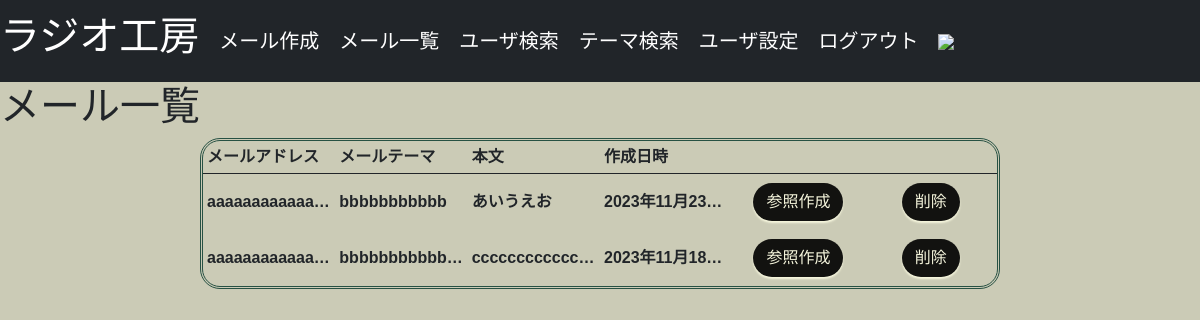
Screenshot of /mail_list (signed in) with the database file from the repository.
### flaskr/models.py (models this page shows, shortened)
class Mail(db.Model):
    __tablename__ = 'mail'
    id = db.Column(db.Integer, primary_key=True)
    user_id = db.Column(db.Integer, db.ForeignKey('users.id'), nullable=False)
    to_email = db.Column(db.String(64), index=True)
    mail_topic = db.Column(db.String(50), index=True, nullable=True)
    mail_message = db.Column(db.String(800), nullable=True)
    create_at = db.Column(db.DateTime, default=datetime.now)
    @classmethod
    def select_mail_by_user_id(cls, user_id):
        return cls.query.filter(cls.user_id==user_id).order_by(desc(cls.create_at)).all()

### flaskr/views.py (the view)
@bp.route('/mail_list')
def mail_list():
    mail_list = Mail.select_mail_by_user_id(current_user.get_id())
    return render_template('mail_list.html', mail_list = mail_list)

### flaskr/models.py (called while the page is built)
@login_manager.user_loader
def load_user(user_id):
    return User.query.get(user_id)

### flaskr/templates/mail_list.html (shortened to what this page needs)
{% from "_formhelpers.html" import render_field %}
{% extends "base.html" %}
{% block content %}
<h1>メール一覧</h1>
<div class="col-lg-8 offset-lg-2">
    <div class="table-responsive">
        <table class="table table-sm">
            <thead>
                <th>メールアドレス</th>
                <th>メールテーマ</th>
                <th>本文</th>
                <th>作成日時</th>
                <th></th>
                <th></th>
            </thead>
            <tbody>
            {% for mail in mail_list %}
                <tr>
                    <td class = "m_list">{{ mail.to_email }}</td>
                    <td class = "m_list">{{ mail.mail_topic }}</td>
                    <td class = "m_list">{{ mail.mail_message }}</td>
                    <td class = "m_list">{{ mail.create_at.strftime('%Y年%m月%d日 %H:%m') }}</td>
                    <td class = "m_list m_list_btn"><a href="{{ url_for('app.mail2', id = mail.id) }}" class="btn btn-link">参照作成</a></td>
                    <td class = "m_list m_list_btn"><a href="{{ url_for('app.mail_delete', id = mail.id) }}" class="btn btn-link">削除</a></td>
                </tr>
            {% endfor %}
            </tbody>
        </table>
    </div>
</div>
{% endblock %}

### flaskr/static/css/style.css (style rules this page uses)
body { font-family: 'Noto Sans JP', sans-serif; background-color:rgb(203, 203, 182); }
.btn ,#submit { color: beige; margin:5px; background-color: rgb(18, 18, 16); border-radius: 20px; box-shadow: 0 2px 2px 0; text-decoration: none; }
.table { table-layout: fixed; border-radius: 20px; background-color:rgb(203, 203, 182); border-style: double; border-width: 3px; border-color: rgb(39, 81, 67); margin-bottom: 10px; }
td { border: none; vertical-align:middle; }
.table-sm { border-collapse: separate; border-spacing: 0; border-radius: 20px; }
.m_list { border: none; font-weight: bold; text-overflow: ellipsis; white-space: nowrap; overflow: hidden; max-width: 0px; }
.m_list_btn { text-align: center; }
html { scroll-behavior: smooth; }

### rows the page displays
Mail: to_email "aaaaaaaaaaaa…", mail_topic "bbbbbbbbbbb", mail_message "あいうえお", create_at "2023年11月23…"
Mail: to_email "aaaaaaaaaaaa…", mail_topic "bbbbbbbbbbb…", mail_message "cccccccccccc…", create_at "2023年11月18…"
